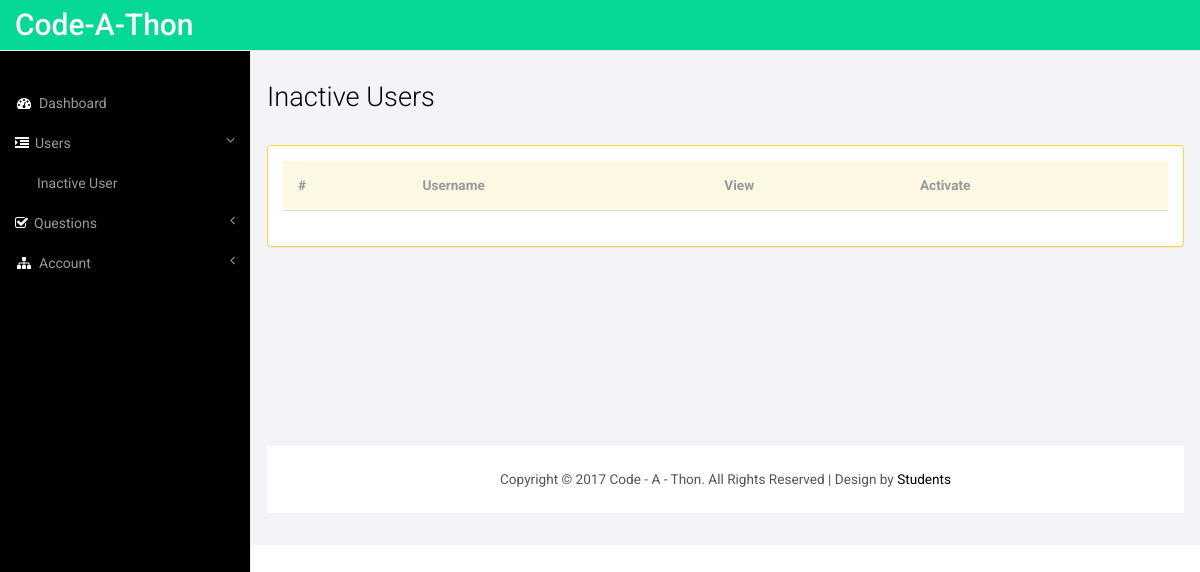
/viewInactiveUsers.php (signed in), run on an earlier commit of the app's database.
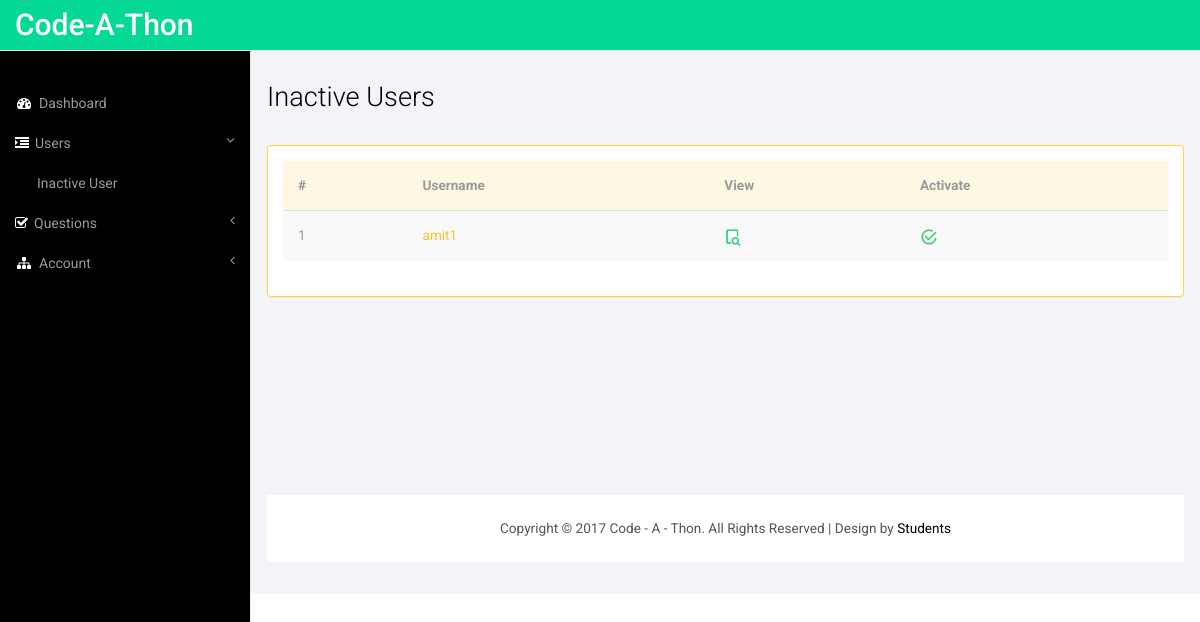
And on a later commit of the database.
### tables this page shows
CREATE TABLE `user` (
  `uid` int(11) NOT NULL AUTO_INCREMENT,
  `name` varchar(50) DEFAULT NULL,
  `phone_no` bigint(20) DEFAULT NULL,
  `username` varchar(20) DEFAULT NULL,
  `password` varchar(20) DEFAULT NULL,
  `department` varchar(20) DEFAULT NULL,
  `yearr` int(4) DEFAULT NULL,
  `active` varchar(3) DEFAULT NULL,
  PRIMARY KEY (`uid`),
  UNIQUE KEY `username` (`username`)
);

### viewInactiveUsers.php (the view, shortened to what this page needs)
<?php
	if(isset($_SESSION['id'])){
	require "conn.php";
	$query = "SELECT * FROM user WHERE active='NO'";
	$result = mysqli_query($conn,$query);
	$n = 1;
		?>
<!DOCTYPE HTML>
<html>
<head>
<link href="css/bootstrap.min.css" rel='stylesheet' type='text/css' />
<link href="css/style.css" rel='stylesheet' type='text/css' />
<link href="css/font-awesome.css" rel="stylesheet">
</head>
<body>
<div id="wrapper">
      <nav class="top1 navbar navbar-default navbar-static-top"
			role="navigation" style="margin-bottom: 0">
			<div class="navbar-header">
				<a class="navbar-brand">Code-A-Thon</a>
			</div>
			<div class="navbar-default sidebar" role="navigation">
				<div class="sidebar-nav navbar-collapse">
					<ul class="nav" id="side-menu">
						<li><a href="index.php"><i
								class="fa fa-dashboard fa-fw nav_icon"></i>Dashboard</a></li>
						<li><a href="#"><i class="fa fa-indent nav_icon"></i>Users<span class="fa arrow"></span></a>
							<ul class="nav nav-second-level">
								<li><a href="viewInactiveUsers.php">Inactive User</a></li>
							</ul> </li>
						<li><a href="#"><i class="fa fa-check-square-o nav_icon"></i>Questions<span
								class="fa arrow"></span></a>
							 </li>
						<li><a href="#"><i class="fa fa-sitemap fa-fw nav_icon"></i>Account<span
								class="fa arrow"></span></a>
							 </li>
					</ul>
				</div>
			</div>
		</nav>
        <div id="page-wrapper">
        <div class="col-md-12 graphs">
	   <div class="xs">
  	 <h3>Inactive Users</h3>
    <div class="panel panel-warning" data-widget="{&quot;draggable&quot;: &quot;false&quot;}" data-widget-static="">
				<div class="panel-body no-padding">
					<table class="table table-striped">
						<thead>
							<tr class="warning">
								<th>#</th>
								<th>Username</th>
								<th>View</th>
								<th>Activate</th>
							</tr>
						</thead>
						<tbody>
						<?php
									while($row = mysqli_fetch_assoc($result)){
						?>
									<tr>
										<td><?php echo $n++;?></td>
										<td style="color: #FBC02D"><?php echo $row['username']?></td>
										<td><a href="viewUserDetails.php?id=<?php echo $row['uid']?>"><img src="images/View.png" alt="" width="18px" height="18px"/></a></td>
										<td><a href="viewInactiveUsers.php?id=<?php echo $row['uid']?>" onclick="return confirm('Are you sure you want to ACTIVATE without Reviewing?')"><img src="images/activate.png" alt="" width="18px" height="18px"/></a></td>
									</tr>
						<?php
									}
						?>
						</tbody>
					</table>
				</div>
	</div>
  </div>
  <br/><br/><br/><br/><br/>
  <div class="copy_layout">
      	<p>
			Copyright &copy; 2017 Code - A - Thon. All Rights Reserved |
			Design by <a target="_blank">Students</a>
		</p>
  </div>
   </div>
      </div>
   </div>
<link href="css/custom.css" rel="stylesheet">
</body>
</html>
<?php
	}
?>

What changed in the data, as far as the page shows it:
added user: username "amit1"
